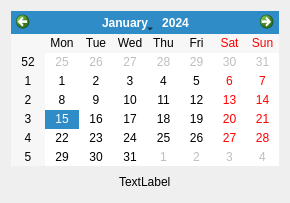
<ui version="4.0" >
 <class>myCalendar</class>
 <widget class="QWidget" name="myCalendar" >
  <property name="geometry" >
   <rect>
    <x>0</x>
    <y>0</y>
    <width>290</width>
    <height>203</height>
   </rect>
  </property>
  <layout class="QGridLayout" name="gridLayout" >
   <item row="0" column="0" >
    <layout class="QVBoxLayout" name="verticalLayout" >
     <item>
      <widget class="QCalendarWidget" name="calendarWidget" />
     </item>
     <item>
      <layout class="QHBoxLayout" name="horizontalLayout" >
       <item>
        <spacer name="horizontalSpacer" >
         <property name="orientation" >
          <enum>Qt::Horizontal</enum>
         </property>
         <property name="sizeHint" stdset="0" >
          <size>
           <width>40</width>
           <height>20</height>
          </size>
         </property>
        </spacer>
       </item>
       <item>
        <widget class="QLabel" name="myLabel" >
         <property name="text" >
          <string>TextLabel</string>
         </property>
        </widget>
       </item>
       <item>
        <spacer name="horizontalSpacer_2" >
         <property name="orientation" >
          <enum>Qt::Horizontal</enum>
         </property>
         <property name="sizeHint" stdset="0" >
          <size>
           <width>40</width>
           <height>20</height>
          </size>
         </property>
        </spacer>
       </item>
      </layout>
     </item>
    </layout>
   </item>
  </layout>
 </widget>
 <resources/>
 <connections/>
</ui>
